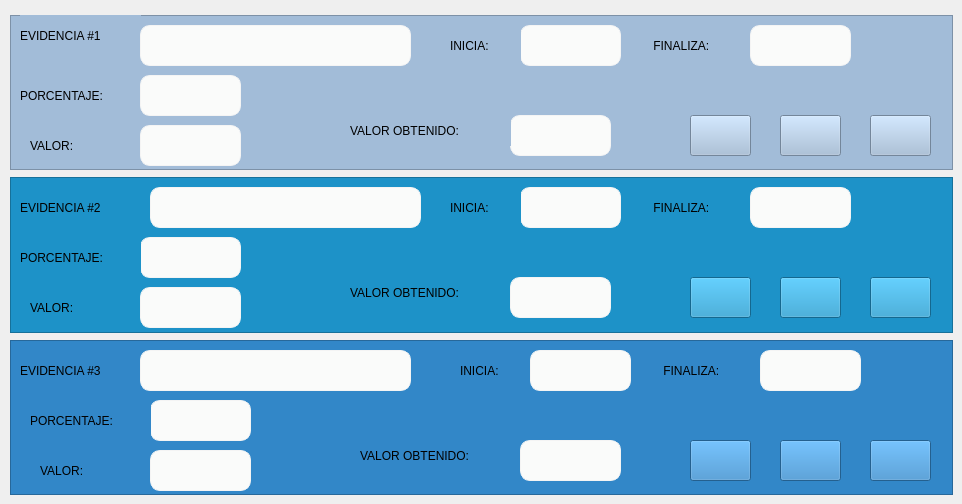
     <widget class="QWidget" name="tab_6">
      <attribute name="title">
       <string>TEMA 6</string>
      </attribute>
      <widget class="QFrame" name="frame_31">
       <property name="geometry">
        <rect>
         <x>10</x>
         <y>340</y>
         <width>943</width>
         <height>155</height>
        </rect>
       </property>
       <property name="styleSheet">
        <string notr="true">background-color: rgb(50, 135, 200);</string>
       </property>
       <property name="frameShape">
        <enum>QFrame::StyledPanel</enum>
       </property>
       <property name="frameShadow">
        <enum>QFrame::Raised</enum>
       </property>
       <widget class="QPushButton" name="pushButton_85">
        <property name="geometry">
         <rect>
          <x>680</x>
          <y>100</y>
          <width>61</width>
          <height>41</height>
         </rect>
        </property>
        <property name="text">
         <string/>
        </property>
        <property name="icon">
         <iconset>
          <normaloff>D:/Users/MAL19/Downloads/archivo.png</normaloff>D:/Users/MAL19/Downloads/archivo.png</iconset>
        </property>
        <property name="iconSize">
         <size>
          <width>35</width>
          <height>35</height>
         </size>
        </property>
       </widget>
       <widget class="QPushButton" name="pushButton_86">
        <property name="geometry">
         <rect>
          <x>860</x>
          <y>100</y>
          <width>61</width>
          <height>41</height>
         </rect>
        </property>
        <property name="text">
         <string/>
        </property>
        <property name="icon">
         <iconset>
          <normaloff>D:/Users/MAL19/Downloads/lista-de-verificacion.png</normaloff>D:/Users/MAL19/Downloads/lista-de-verificacion.png</iconset>
        </property>
        <property name="iconSize">
         <size>
          <width>35</width>
          <height>35</height>
         </size>
        </property>
       </widget>
       <widget class="QPushButton" name="pushButton_87">
        <property name="geometry">
         <rect>
          <x>770</x>
          <y>100</y>
          <width>61</width>
          <height>41</height>
         </rect>
        </property>
        <property name="text">
         <string/>
        </property>
        <property name="icon">
         <iconset>
          <normaloff>D:/Users/MAL19/Downloads/subir.png</normaloff>D:/Users/MAL19/Downloads/subir.png</iconset>
        </property>
        <property name="iconSize">
         <size>
          <width>35</width>
          <height>35</height>
         </size>
        </property>
       </widget>
       <widget class="QLabel" name="label_110">
        <property name="geometry">
         <rect>
          <x>10</x>
          <y>10</y>
          <width>121</width>
          <height>41</height>
         </rect>
        </property>
        <property name="styleSheet">
         <string notr="true">font: 75 10pt &quot;MS Shell Dlg 2&quot;;</string>
        </property>
        <property name="text">
         <string>EVIDENCIA #3</string>
        </property>
       </widget>
       <widget class="QLabel" name="label_111">
        <property name="geometry">
         <rect>
          <x>30</x>
          <y>110</y>
          <width>61</width>
          <height>41</height>
         </rect>
        </property>
        <property name="styleSheet">
         <string notr="true">font: 75 10pt &quot;MS Shell Dlg 2&quot;;</string>
        </property>
        <property name="text">
         <string>VALOR:</string>
        </property>
       </widget>
       <widget class="QLabel" name="label_112">
        <property name="geometry">
         <rect>
          <x>350</x>
          <y>100</y>
          <width>161</width>
          <height>31</height>
         </rect>
        </property>
        <property name="styleSheet">
         <string notr="true">font: 75 10pt &quot;MS Shell Dlg 2&quot;;</string>
        </property>
        <property name="text">
         <string>VALOR OBTENIDO:</string>
        </property>
       </widget>
       <widget class="QLineEdit" name="materia_110">
        <property name="geometry">
         <rect>
          <x>130</x>
          <y>10</y>
          <width>271</width>
          <height>41</height>
         </rect>
        </property>
        <property name="font">
         <font>
          <family>Segoe UI</family>
          <pointsize>12</pointsize>
         </font>
        </property>
        <property name="styleSheet">
         <string notr="true">QLineEdit{
background-color:#fafbfa;
border-radius:10px;
border:1px solid #f4f4f4;
text-aling:center;
}
</string>
        </property>
        <property name="readOnly">
         <bool>true</bool>
        </property>
       </widget>
       <widget class="QLineEdit" name="materia_111">
        <property name="geometry">
         <rect>
          <x>140</x>
          <y>60</y>
          <width>101</width>
          <height>41</height>
         </rect>
        </property>
        <property name="font">
         <font>
          <family>Segoe UI</family>
          <pointsize>12</pointsize>
         </font>
        </property>
        <property name="styleSheet">
         <string notr="true">QLineEdit{
background-color:#fafbfa;
border-radius:10px;
border:1px solid #f4f4f4;
text-aling:center;
}
</string>
        </property>
        <property name="readOnly">
         <bool>true</bool>
        </property>
       </widget>
       <widget class="QLabel" name="label_113">
        <property name="geometry">
         <rect>
          <x>450</x>
          <y>10</y>
          <width>71</width>
          <height>41</height>
         </rect>
        </property>
        <property name="styleSheet">
         <string notr="true">font: 75 10pt &quot;MS Shell Dlg 2&quot;;</string>
        </property>
        <property name="text">
         <string>INICIA:</string>
        </property>
       </widget>
       <widget class="QLabel" name="label_114">
        <property name="geometry">
         <rect>
          <x>650</x>
          <y>10</y>
          <width>91</width>
          <height>41</height>
         </rect>
        </property>
        <property name="styleSheet">
         <string notr="true">font: 75 10pt &quot;MS Shell Dlg 2&quot;;</string>
        </property>
        <property name="text">
         <string> FINALIZA:</string>
        </property>
       </widget>
       <widget class="QLineEdit" name="materia_112">
        <property name="geometry">
         <rect>
          <x>140</x>
          <y>110</y>
          <width>101</width>
          <height>41</height>
         </rect>
        </property>
        <property name="font">
         <font>
          <family>Segoe UI</family>
          <pointsize>12</pointsize>
         </font>
        </property>
        <property name="styleSheet">
         <string notr="true">QLineEdit{
background-color:#fafbfa;
border-radius:10px;
border:1px solid #f4f4f4;
text-aling:center;
}
</string>
        </property>
        <property name="text">
         <string/>
        </property>
        <property name="readOnly">
         <bool>true</bool>
        </property>
       </widget>
       <widget class="QLineEdit" name="materia_113">
        <property name="geometry">
         <rect>
          <x>510</x>
          <y>100</y>
          <width>101</width>
          <height>41</height>
         </rect>
        </property>
        <property name="font">
         <font>
          <family>Segoe UI</family>
          <pointsize>12</pointsize>
         </font>
        </property>
        <property name="styleSheet">
         <string notr="true">QLineEdit{
background-color:#fafbfa;
border-radius:10px;
border:1px solid #f4f4f4;
text-aling:center;
}
</string>
        </property>
        <property name="text">
         <string/>
        </property>
        <property name="readOnly">
         <bool>true</bool>
        </property>
       </widget>
       <widget class="QLineEdit" name="materia_114">
        <property name="geometry">
         <rect>
          <x>750</x>
          <y>10</y>
          <width>101</width>
          <height>41</height>
         </rect>
        </property>
        <property name="font">
         <font>
          <family>Segoe UI</family>
          <pointsize>12</pointsize>
         </font>
        </property>
        <property name="styleSheet">
         <string notr="true">QLineEdit{
background-color:#fafbfa;
border-radius:10px;
border:1px solid #f4f4f4;
text-aling:center;
}
</string>
        </property>
        <property name="text">
         <string/>
        </property>
        <property name="readOnly">
         <bool>true</bool>
        </property>
       </widget>
       <widget class="QLabel" name="label_115">
        <property name="geometry">
         <rect>
          <x>20</x>
          <y>60</y>
          <width>121</width>
          <height>41</height>
         </rect>
        </property>
        <property name="styleSheet">
         <string notr="true">font: 75 10pt &quot;MS Shell Dlg 2&quot;;</string>
        </property>
        <property name="text">
         <string>PORCENTAJE:</string>
        </property>
       </widget>
       <widget class="QLineEdit" name="materia_115">
        <property name="geometry">
         <rect>
          <x>520</x>
          <y>10</y>
          <width>101</width>
          <height>41</height>
         </rect>
        </property>
        <property name="font">
         <font>
          <family>Segoe UI</family>
          <pointsize>12</pointsize>
         </font>
        </property>
        <property name="styleSheet">
         <string notr="true">QLineEdit{
background-color:#fafbfa;
border-radius:10px;
border:1px solid #f4f4f4;
text-aling:center;
}
</string>
        </property>
        <property name="readOnly">
         <bool>true</bool>
        </property>
       </widget>
      </widget>
      <widget class="QFrame" name="frame_30">
       <property name="geometry">
        <rect>
         <x>10</x>
         <y>15</y>
         <width>943</width>
         <height>155</height>
        </rect>
       </property>
       <property name="styleSheet">
        <string notr="true">background-color: rgb(162, 188, 216);</string>
       </property>
       <property name="frameShape">
        <enum>QFrame::StyledPanel</enum>
       </property>
       <property name="frameShadow">
        <enum>QFrame::Raised</enum>
       </property>
       <widget class="QPushButton" name="pushButton_82">
        <property name="geometry">
         <rect>
          <x>680</x>
          <y>100</y>
          <width>61</width>
          <height>41</height>
         </rect>
        </property>
        <property name="text">
         <string/>
        </property>
        <property name="icon">
         <iconset>
          <normaloff>D:/Users/MAL19/Downloads/archivo.png</normaloff>D:/Users/MAL19/Downloads/archivo.png</iconset>
        </property>
        <property name="iconSize">
         <size>
          <width>35</width>
          <height>35</height>
         </size>
        </property>
       </widget>
       <widget class="QPushButton" name="pushButton_83">
        <property name="geometry">
         <rect>
          <x>860</x>
          <y>100</y>
          <width>61</width>
          <height>41</height>
         </rect>
        </property>
        <property name="text">
         <string/>
        </property>
        <property name="icon">
         <iconset>
          <normaloff>D:/Users/MAL19/Downloads/lista-de-verificacion.png</normaloff>D:/Users/MAL19/Downloads/lista-de-verificacion.png</iconset>
        </property>
        <property name="iconSize">
         <size>
          <width>35</width>
          <height>35</height>
         </size>
        </property>
       </widget>
       <widget class="QPushButton" name="pushButton_84">
        <property name="geometry">
         <rect>
          <x>770</x>
          <y>100</y>
          <width>61</width>
          <height>41</height>
         </rect>
        </property>
        <property name="text">
         <string/>
        </property>
        <property name="icon">
         <iconset>
          <normaloff>D:/Users/MAL19/Downloads/subir.png</normaloff>D:/Users/MAL19/Downloads/subir.png</iconset>
        </property>
        <property name="iconSize">
         <size>
          <width>35</width>
          <height>35</height>
         </size>
        </property>
       </widget>
       <widget class="QLabel" name="label_104">
        <property name="geometry">
         <rect>
          <x>10</x>
          <y>0</y>
          <width>121</width>
          <height>41</height>
         </rect>
        </property>
        <property name="styleSheet">
         <string notr="true">font: 75 10pt &quot;MS Shell Dlg 2&quot;;</string>
        </property>
        <property name="text">
         <string>EVIDENCIA #1</string>
        </property>
       </widget>
       <widget class="QLineEdit" name="materia_104">
        <property name="geometry">
         <rect>
          <x>130</x>
          <y>10</y>
          <width>271</width>
          <height>41</height>
         </rect>
        </property>
        <property name="font">
         <font>
          <family>Segoe UI</family>
          <pointsize>12</pointsize>
         </font>
        </property>
        <property name="styleSheet">
         <string notr="true">QLineEdit{
background-color:#fafbfa;
border-radius:10px;
border:1px solid #f4f4f4;
text-aling:center;
}
</string>
        </property>
        <property name="readOnly">
         <bool>true</bool>
        </property>
       </widget>
       <widget class="QLabel" name="label_105">
        <property name="geometry">
         <rect>
          <x>10</x>
          <y>60</y>
          <width>121</width>
          <height>41</height>
         </rect>
        </property>
        <property name="styleSheet">
         <string notr="true">font: 75 10pt &quot;MS Shell Dlg 2&quot;;</string>
        </property>
        <property name="text">
         <string>PORCENTAJE:</string>
        </property>
       </widget>
       <widget class="QLineEdit" name="materia_105">
        <property name="geometry">
         <rect>
          <x>130</x>
          <y>60</y>
          <width>101</width>
          <height>41</height>
         </rect>
        </property>
        <property name="font">
         <font>
          <family>Segoe UI</family>
          <pointsize>12</pointsize>
         </font>
        </property>
        <property name="styleSheet">
         <string notr="true">QLineEdit{
background-color:#fafbfa;
border-radius:10px;
border:1px solid #f4f4f4;
text-aling:center;
}
</string>
        </property>
        <property name="readOnly">
         <bool>true</bool>
        </property>
       </widget>
       <widget class="QLineEdit" name="materia_106">
        <property name="geometry">
         <rect>
          <x>510</x>
          <y>10</y>
          <width>101</width>
          <height>41</height>
         </rect>
        </property>
        <property name="font">
         <font>
          <family>Segoe UI</family>
          <pointsize>12</pointsize>
         </font>
        </property>
        <property name="styleSheet">
         <string notr="true">QLineEdit{
background-color:#fafbfa;
border-radius:10px;
border:1px solid #f4f4f4;
text-aling:center;
}
</string>
        </property>
        <property name="readOnly">
         <bool>true</bool>
        </property>
       </widget>
       <widget class="QLabel" name="label_106">
        <property name="geometry">
         <rect>
          <x>440</x>
          <y>10</y>
          <width>71</width>
          <height>41</height>
         </rect>
        </property>
        <property name="styleSheet">
         <string notr="true">font: 75 10pt &quot;MS Shell Dlg 2&quot;;</string>
        </property>
        <property name="text">
         <string>INICIA:</string>
        </property>
       </widget>
       <widget class="QLineEdit" name="materia_107">
        <property name="geometry">
         <rect>
          <x>740</x>
          <y>10</y>
          <width>101</width>
          <height>41</height>
         </rect>
        </property>
        <property name="font">
         <font>
          <family>Segoe UI</family>
          <pointsize>12</pointsize>
         </font>
        </property>
        <property name="styleSheet">
         <string notr="true">QLineEdit{
background-color:#fafbfa;
border-radius:10px;
border:1px solid #f4f4f4;
text-aling:center;
}
</string>
        </property>
        <property name="text">
         <string/>
        </property>
        <property name="readOnly">
         <bool>true</bool>
        </property>
       </widget>
       <widget class="QLabel" name="label_107">
        <property name="geometry">
         <rect>
          <x>640</x>
          <y>10</y>
          <width>91</width>
          <height>41</height>
         </rect>
        </property>
        <property name="styleSheet">
         <string notr="true">font: 75 10pt &quot;MS Shell Dlg 2&quot;;</string>
        </property>
        <property name="text">
         <string> FINALIZA:</string>
        </property>
       </widget>
       <widget class="QLineEdit" name="materia_108">
        <property name="geometry">
         <rect>
          <x>130</x>
          <y>110</y>
          <width>101</width>
          <height>41</height>
         </rect>
        </property>
        <property name="font">
         <font>
          <family>Segoe UI</family>
          <pointsize>12</pointsize>
         </font>
        </property>
        <property name="styleSheet">
         <string notr="true">QLineEdit{
background-color:#fafbfa;
border-radius:10px;
border:1px solid #f4f4f4;
text-aling:center;
}
</string>
        </property>
        <property name="text">
         <string/>
        </property>
        <property name="readOnly">
         <bool>true</bool>
        </property>
       </widget>
       <widget class="QLabel" name="label_108">
        <property name="geometry">
         <rect>
          <x>20</x>
          <y>110</y>
          <width>61</width>
          <height>41</height>
         </rect>
        </property>
        <property name="styleSheet">
         <string notr="true">font: 75 10pt &quot;MS Shell Dlg 2&quot;;</string>
        </property>
        <property name="text">
         <string>VALOR:</string>
        </property>
       </widget>
       <widget class="QLineEdit" name="materia_109">
        <property name="geometry">
         <rect>
          <x>500</x>
          <y>100</y>
          <width>101</width>
          <height>41</height>
         </rect>
        </property>
        <property name="font">
         <font>
          <family>Segoe UI</family>
          <pointsize>12</pointsize>
         </font>
        </property>
        <property name="styleSheet">
         <string notr="true">QLineEdit{
background-color:#fafbfa;
border-radius:10px;
border:1px solid #f4f4f4;
text-aling:center;
}
</string>
        </property>
        <property name="text">
         <string/>
        </property>
        <property name="readOnly">
         <bool>true</bool>
        </property>
       </widget>
       <widget class="QLabel" name="label_109">
        <property name="geometry">
         <rect>
          <x>340</x>
          <y>100</y>
          <width>161</width>
          <height>31</height>
         </rect>
        </property>
        <property name="styleSheet">
         <string notr="true">font: 75 10pt &quot;MS Shell Dlg 2&quot;;</string>
        </property>
        <property name="text">
         <string>VALOR OBTENIDO:</string>
        </property>
       </widget>
      </widget>
      <widget class="QFrame" name="frame_29">
       <property name="geometry">
        <rect>
         <x>10</x>
         <y>177</y>
         <width>943</width>
         <height>156</height>
        </rect>
       </property>
       <property name="styleSheet">
        <string notr="true">background-color: rgb(29, 146, 200);</string>
       </property>
       <property name="frameShape">
        <enum>QFrame::StyledPanel</enum>
       </property>
       <property name="frameShadow">
        <enum>QFrame::Raised</enum>
       </property>
       <widget class="QPushButton" name="pushButton_79">
        <property name="geometry">
         <rect>
          <x>680</x>
          <y>100</y>
          <width>61</width>
          <height>41</height>
         </rect>
        </property>
        <property name="text">
         <string/>
        </property>
        <property name="icon">
         <iconset>
          <normaloff>D:/Users/MAL19/Downloads/archivo.png</normaloff>D:/Users/MAL19/Downloads/archivo.png</iconset>
        </property>
        <property name="iconSize">
         <size>
          <width>35</width>
          <height>35</height>
         </size>
        </property>
       </widget>
       <widget class="QPushButton" name="pushButton_80">
        <property name="geometry">
         <rect>
          <x>860</x>
          <y>100</y>
          <width>61</width>
          <height>41</height>
         </rect>
        </property>
        <property name="text">
         <string/>
        </property>
        <property name="icon">
         <iconset>
          <normaloff>D:/Users/MAL19/Downloads/lista-de-verificacion.png</normaloff>D:/Users/MAL19/Downloads/lista-de-verificacion.png</iconset>
        </property>
        <property name="iconSize">
         <size>
          <width>35</width>
          <height>35</height>
         </size>
        </property>
       </widget>
       <widget class="QPushButton" name="pushButton_81">
        <property name="geometry">
         <rect>
          <x>770</x>
          <y>100</y>
          <width>61</width>
          <height>41</height>
         </rect>
        </property>
        <property name="text">
         <string/>
        </property>
        <property name="icon">
         <iconset>
          <normaloff>D:/Users/MAL19/Downloads/subir.png</normaloff>D:/Users/MAL19/Downloads/subir.png</iconset>
        </property>
        <property name="iconSize">
         <size>
          <width>35</width>
          <height>35</height>
         </size>
        </property>
       </widget>
       <widget class="QLabel" name="label_98">
        <property name="geometry">
         <rect>
          <x>10</x>
          <y>10</y>
          <width>121</width>
          <height>41</height>
         </rect>
        </property>
        <property name="styleSheet">
         <string notr="true">font: 75 10pt &quot;MS Shell Dlg 2&quot;;</string>
        </property>
        <property name="text">
         <string>EVIDENCIA #2</string>
        </property>
       </widget>
       <widget class="QLineEdit" name="materia_98">
        <property name="geometry">
         <rect>
          <x>140</x>
          <y>10</y>
          <width>271</width>
          <height>41</height>
         </rect>
        </property>
        <property name="font">
         <font>
          <family>Segoe UI</family>
          <pointsize>12</pointsize>
         </font>
        </property>
        <property name="styleSheet">
         <string notr="true">QLineEdit{
background-color:#fafbfa;
border-radius:10px;
border:1px solid #f4f4f4;
text-aling:center;
}
</string>
        </property>
        <property name="readOnly">
         <bool>true</bool>
        </property>
       </widget>
       <widget class="QLineEdit" name="materia_99">
        <property name="geometry">
         <rect>
          <x>510</x>
          <y>10</y>
          <width>101</width>
          <height>41</height>
         </rect>
        </property>
        <property name="font">
         <font>
          <family>Segoe UI</family>
          <pointsize>12</pointsize>
         </font>
        </property>
        <property name="styleSheet">
         <string notr="true">QLineEdit{
background-color:#fafbfa;
border-radius:10px;
border:1px solid #f4f4f4;
text-aling:center;
}
</string>
        </property>
        <property name="readOnly">
         <bool>true</bool>
        </property>
       </widget>
       <widget class="QLabel" name="label_99">
        <property name="geometry">
         <rect>
          <x>440</x>
          <y>10</y>
          <width>71</width>
          <height>41</height>
         </rect>
        </property>
        <property name="styleSheet">
         <string notr="true">font: 75 10pt &quot;MS Shell Dlg 2&quot;;</string>
        </property>
        <property name="text">
         <string>INICIA:</string>
        </property>
       </widget>
       <widget class="QLineEdit" name="materia_100">
        <property name="geometry">
         <rect>
          <x>130</x>
          <y>60</y>
          <width>101</width>
          <height>41</height>
         </rect>
        </property>
        <property name="font">
         <font>
          <family>Segoe UI</family>
          <pointsize>12</pointsize>
         </font>
        </property>
        <property name="styleSheet">
         <string notr="true">QLineEdit{
background-color:#fafbfa;
border-radius:10px;
border:1px solid #f4f4f4;
text-aling:center;
}
</string>
        </property>
        <property name="readOnly">
         <bool>true</bool>
        </property>
       </widget>
       <widget class="QLineEdit" name="materia_101">
        <property name="geometry">
         <rect>
          <x>740</x>
          <y>10</y>
          <width>101</width>
          <height>41</height>
         </rect>
        </property>
        <property name="font">
         <font>
          <family>Segoe UI</family>
          <pointsize>12</pointsize>
         </font>
        </property>
        <property name="styleSheet">
         <string notr="true">QLineEdit{
background-color:#fafbfa;
border-radius:10px;
border:1px solid #f4f4f4;
text-aling:center;
}
</string>
        </property>
        <property name="text">
         <string/>
        </property>
        <property name="readOnly">
         <bool>true</bool>
        </property>
       </widget>
       <widget class="QLabel" name="label_100">
        <property name="geometry">
         <rect>
          <x>20</x>
          <y>110</y>
          <width>61</width>
          <height>41</height>
         </rect>
        </property>
        <property name="styleSheet">
         <string notr="true">font: 75 10pt &quot;MS Shell Dlg 2&quot;;</string>
        </property>
        <property name="text">
         <string>VALOR:</string>
        </property>
       </widget>
       <widget class="QLabel" name="label_101">
        <property name="geometry">
         <rect>
          <x>10</x>
          <y>60</y>
          <width>121</width>
          <height>41</height>
         </rect>
        </property>
        <property name="styleSheet">
         <string notr="true">font: 75 10pt &quot;MS Shell Dlg 2&quot;;</string>
        </property>
        <property name="text">
         <string>PORCENTAJE:</string>
        </property>
       </widget>
       <widget class="QLabel" name="label_102">
        <property name="geometry">
         <rect>
          <x>340</x>
          <y>100</y>
          <width>161</width>
          <height>31</height>
         </rect>
        </property>
        <property name="styleSheet">
         <string notr="true">font: 75 10pt &quot;MS Shell Dlg 2&quot;;</string>
        </property>
        <property name="text">
         <string>VALOR OBTENIDO:</string>
        </property>
       </widget>
       <widget class="QLineEdit" name="materia_102">
        <property name="geometry">
         <rect>
          <x>130</x>
          <y>110</y>
          <width>101</width>
          <height>41</height>
         </rect>
        </property>
        <property name="font">
         <font>
          <family>Segoe UI</family>
          <pointsize>12</pointsize>
         </font>
        </property>
        <property name="styleSheet">
         <string notr="true">QLineEdit{
background-color:#fafbfa;
border-radius:10px;
border:1px solid #f4f4f4;
text-aling:center;
}
</string>
        </property>
        <property name="text">
         <string/>
        </property>
        <property name="readOnly">
         <bool>true</bool>
        </property>
       </widget>
       <widget class="QLineEdit" name="materia_103">
        <property name="geometry">
         <rect>
          <x>500</x>
          <y>100</y>
          <width>101</width>
          <height>41</height>
         </rect>
        </property>
        <property name="font">
         <font>
          <family>Segoe UI</family>
          <pointsize>12</pointsize>
         </font>
        </property>
        <property name="styleSheet">
         <string notr="true">QLineEdit{
background-color:#fafbfa;
border-radius:10px;
border:1px solid #f4f4f4;
text-aling:center;
}
</string>
        </property>
        <property name="text">
         <string/>
        </property>
        <property name="readOnly">
         <bool>true</bool>
        </property>
       </widget>
       <widget class="QLabel" name="label_103">
        <property name="geometry">
         <rect>
          <x>640</x>
          <y>10</y>
          <width>91</width>
          <height>41</height>
         </rect>
        </property>
        <property name="styleSheet">
         <string notr="true">font: 75 10pt &quot;MS Shell Dlg 2&quot;;</string>
        </property>
        <property name="text">
         <string> FINALIZA:</string>
        </property>
       </widget>
      </widget>
     </widget>
